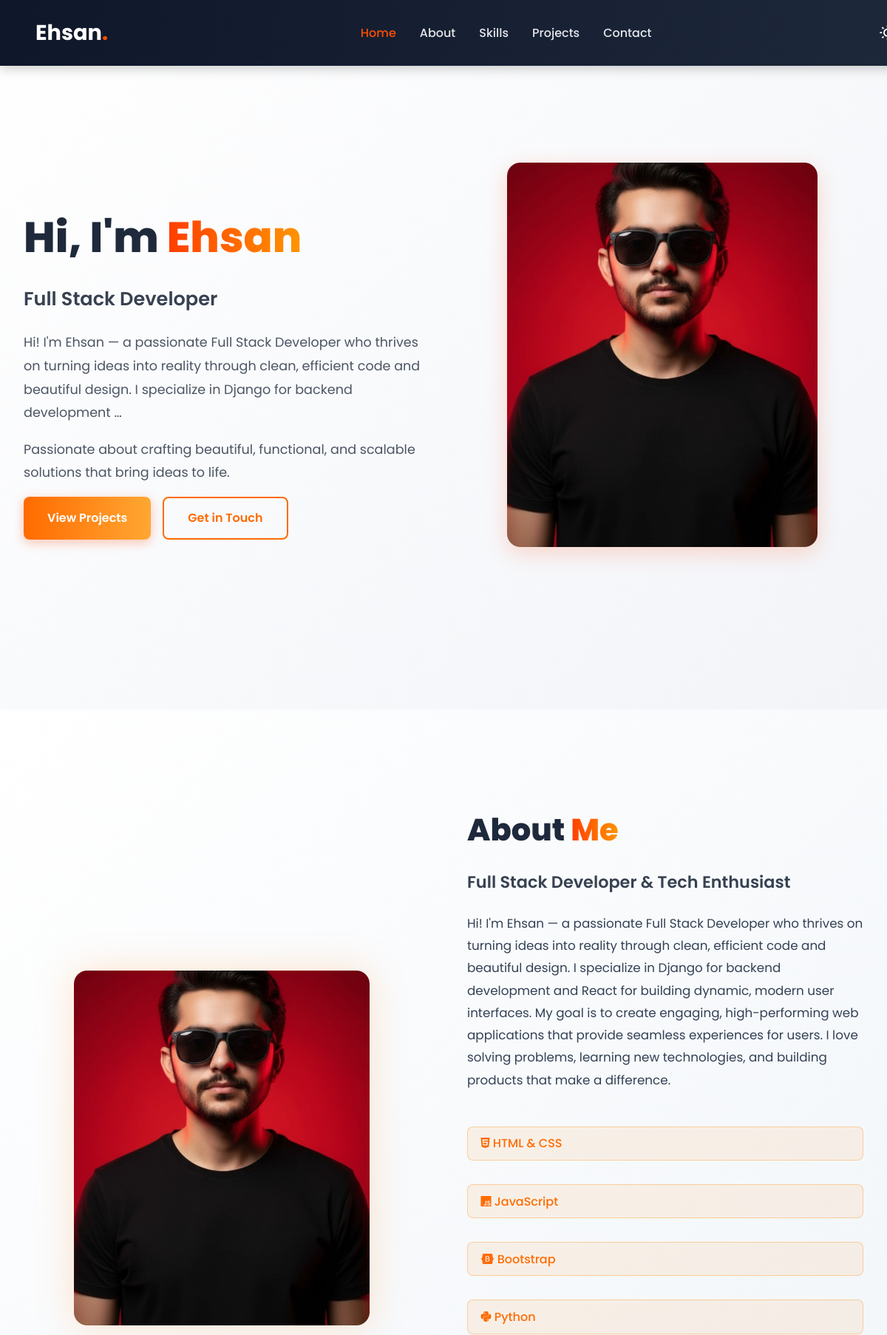
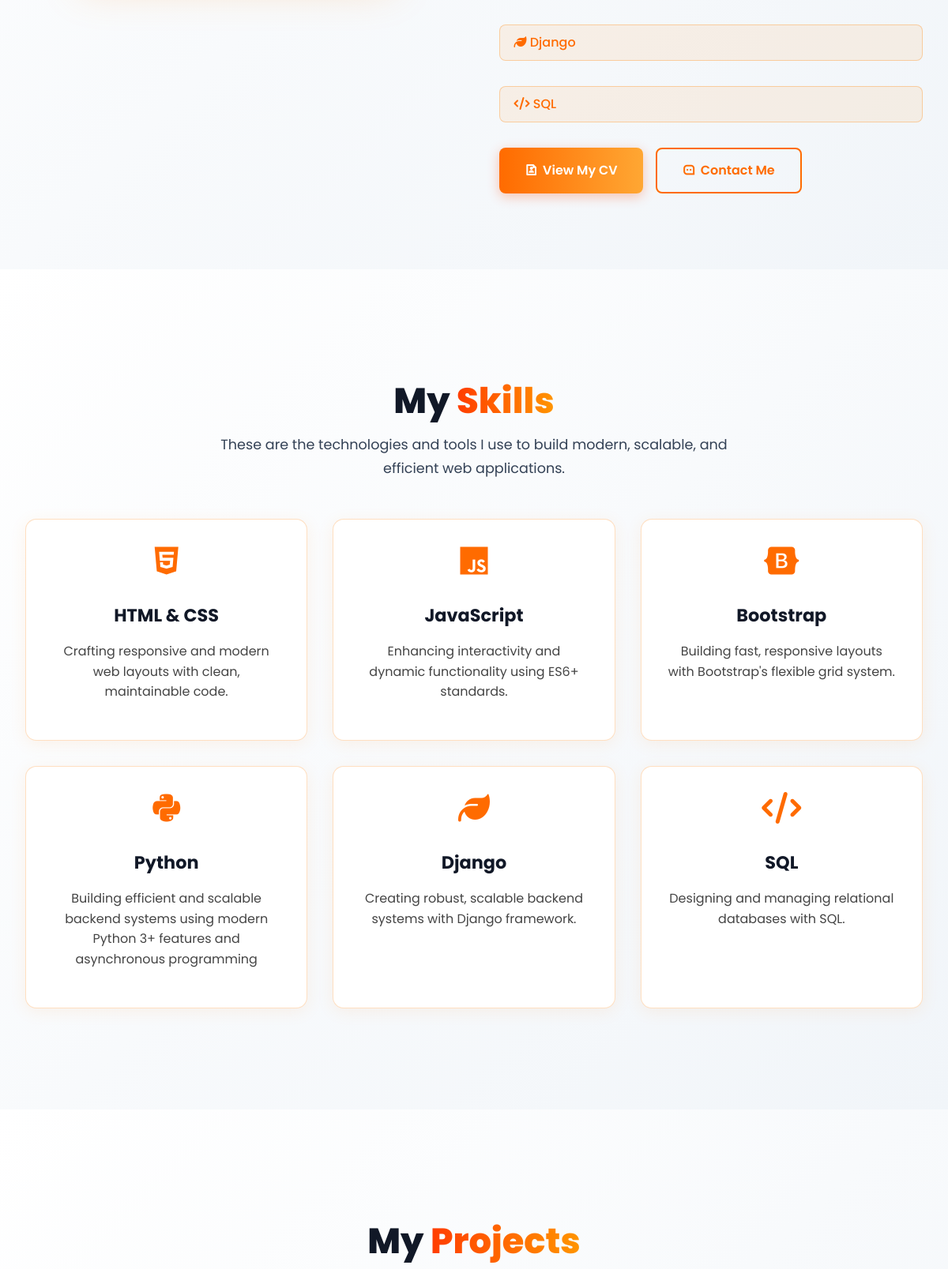
The page / (upper part) on the database its author committed (2 pictures, top to bottom).
### newapp13/models.py (models this page shows, shortened)
class HomeSection(models.Model):
    greeting = models.CharField(max_length=120, default="Hi, I'm")
    name = models.CharField(max_length=120, default="Ehsan")
    subtitle = models.CharField(max_length=200, blank=True, null=True)  # e.g. Full Stack Developer
    short_desc = models.TextField(blank=True, null=True)
    extra_desc = models.TextField(blank=True, null=True)
    image = models.ImageField(upload_to='home/', blank=True, null=True)

class AboutSection(models.Model):
    title = models.CharField(max_length=120, default="About Me")
    subtitle = models.CharField(max_length=200, blank=True, null=True)
    description = models.TextField(blank=True, null=True)
    image = models.ImageField(upload_to='about/', blank=True, null=True)

class Skill(models.Model):
    name = models.CharField(max_length=80)
    icon_class = models.CharField(
        max_length=120,
        blank=True,
        null=True,
        help_text='Example: fa-brands fa-html5 or fa-brands fa-js'
    )
    description = models.CharField(max_length=200, blank=True, null=True)
    order = models.PositiveIntegerField(default=0)
    class Meta:
        ordering = ['order']

### newapp13/views.py (the view, shortened to what this page needs)
# urls.py: path('', views.index, name='index'),
def index(request):
    context = {
        'home': HomeSection.objects.first(),
        'about': AboutSection.objects.first(),
        'skills': Skill.objects.all(),
        'projects': Project.objects.all()[:3],  # ✅ Only show 3 projects on homepage
        'contact': ContactInfo.objects.first(),
        'cv': CV.objects.filter(published=True).first(),
    }
    return render(request, 'index.html', context)

### templates/index.html (shortened to what this page needs)
{% extends "base.html" %}
{% load static %}
{% block content %}
  {% include "home.html" %}
  {% include "about.html" %}
  {% include "skills.html" %}
  {% include "projects.html" %}
{% endblock %}

### templates/base.html (shortened to what this page needs)
{% load static %}
<!DOCTYPE html>
<html lang="en">
<head>
  <link
    href="https://cdn.jsdelivr.net/npm/remixicon@4.2.0/fonts/remixicon.css"
    rel="stylesheet"
  />
<link rel="stylesheet" href="https://cdnjs.cloudflare.com/ajax/libs/font-awesome/6.5.0/css/all.min.css">
  <link rel="stylesheet" href="{% static 'style1.css' %}" />
</head>
<body>
  <nav class="navbar">
    <div class="nav-container">
      <div class="nav-logo">
        <a href="#home">Ehsan<span>.</span></a>
      </div>
      <ul id="nav-links" class="nav-links">
        <li><a href="#home" class="active">Home</a></li>
        <li><a href="#about">About</a></li>
        <li><a href="#skills">Skills</a></li>
        <li><a href="#projects">Projects</a></li>
        <li><a href="#contact">Contact</a></li>
      </ul>
      <button id="theme-toggle" class="theme-toggle">
        <i id="sun-icon" class="ri-sun-line hidden"></i>
      </button>
    </div>
  </nav>
  <main id="content">
    {% block content %}
    {% endblock %}
  </main>
</body>
</html>

### templates/home.html
{% load static %}
<section id="home" class="hero-section">
  <div class="hero-container">
    <div class="hero-left">
      <h1 class="hero-title">
        {{ home.greeting }} <span class="highlight">{{ home.name }}</span>
      </h1>
      {% if home.subtitle %}
        <h2 class="hero-subtitle">{{ home.subtitle }}</h2>
      {% endif %}
      {% if home.short_desc %}
        <p class="hero-description">{{ home.short_desc }}</p>
      {% endif %}
      {% if home.extra_desc %}
        <p class="hero-description">{{ home.extra_desc }}</p>
      {% endif %}
      <div class="hero-buttons">
        <a href="#projects" class="btn-primary">View Projects</a>
        <a href="#contact" class="btn-secondary">Get in Touch</a>
      </div>
    </div>
    <div class="hero-right">
      <div class="image-frame">
        {% if home.image %}
          <img src="{{ home.image.url }}" alt="{{ home.name }}" class="hero-image">
        {% else %}
          <img src="{% static 'images/default-hero.jpg' %}" alt="Default" class="hero-image">
        {% endif %}
      </div>
    </div>
  </div>
</section>

### templates/about.html
{% load static %}
<section id="about" class="about-section">
  <div class="about-container">
    <div class="about-left">
      <div class="about-image-frame">
        {% if about.image %}
          <img src="{{ about.image.url }}" alt="About image" class="about-image">
        {% else %}
          <img src="{% static 'images/default-about.jpg' %}" alt="About" class="about-image">
        {% endif %}
      </div>
    </div>
    <div class="about-right">
      <h2 class="about-title">{{ about.title }} <span class="highlight">Me</span></h2>
      {% if about.subtitle %}<h3 class="about-subtitle">{{ about.subtitle }}</h3>{% endif %}
      <p class="about-text">{{ about.description }}</p>
      <div class="skills-grid">
        {% for skill in skills %}
          <span class="skill">
            {% if skill.icon_class %}
              <i class="{{ skill.icon_class|safe }}"></i>
            {% endif %}
            {{ skill.name }}
          </span>
        {% endfor %}
      </div>
      <div class="about-buttons">
        <a href="{% url 'cv' %}" class="btn-primary" target="_blank">
          <i class="ri-file-user-line"></i> View My CV
        </a>
        <a href="#contact" class="btn-secondary">
          <i class="ri-message-3-line"></i> Contact Me
        </a>
      </div>
    </div>
  </div>
</section>

### templates/skills.html
{% load static %}
<section id="skills" class="skills-section">
  <div class="skills-container">
    <div class="skills-header">
      <h2 class="skills-title">My <span class="highlight">Skills</span></h2>
      <p class="skills-description">
        These are the technologies and tools I use to build modern, scalable, and efficient web applications.
      </p>
    </div>
    <div class="skills-grid">
      {% for skill in skills %}
        <div class="skill-card">
          {% if skill.icon_class %}
            <i class="{{ skill.icon_class|safe }}" style="font-size:40px;color:#ff6b00;margin-bottom:10px;"></i>
          {% else %}
            <i class="fa-solid fa-gear" style="font-size:40px;color:#888;margin-bottom:10px;"></i>
          {% endif %}
          <h3>{{ skill.name }}</h3>
          {% if skill.description %}
            <p>{{ skill.description }}</p>
          {% endif %}
        </div>
      {% endfor %}
    </div>
  </div>
</section>

### templates/projects.html (shortened to what this page needs)
{% load static %}
<section id="projects" class="projects-section">
  <div class="projects-container">
    <div class="projects-header">
      <h2 class="projects-title">My <span class="highlight">Projects</span></h2>
    </div>
  </div>
</section>

### templates/contact.html (shortened to what this page needs)
{% load static %}

### rows shown on the page
HomeSection: greeting "Hi, I'm", name "Ehsan", subtitle "Full Stack Developer", short_desc "Hi! I'm Ehsan — a passionate Full Stack Developer who thrives on turning ideas into reality through clean, efficient code and beautiful design. I specialize in Django for backend development …", extra_desc "Passionate about crafting beautiful, functional, and scalable solutions that bring ideas to life.", image (picture)
AboutSection: image (picture), title "About", subtitle "Full Stack Developer & Tech Enthusiast", description "Hi! I'm Ehsan — a passionate Full Stack Developer who thrives on turning ideas into reality through clean, efficient code and beautiful design. I specialize in Django for backend development and React for building dynamic, modern user interfaces. My goal is to create engaging, high-performing web applications that provide seamless experiences for users. I love solving problems, learning new technologies, and building products that make a difference."
Skill: name "HTML & CSS", description "Crafting responsive and modern web layouts with clean, maintainable code."
Skill: name "JavaScript", description "Enhancing interactivity and dynamic functionality using ES6+ standards."
Skill: name "Bootstrap", description "Building fast, responsive layouts with Bootstrap's flexible grid system."
Skill: name "Python", description "Building efficient and scalable backend systems using modern Python 3+ features and asynchronous programming"
Skill: name "Django", description "Creating robust, scalable backend systems with Django framework."
Skill: name "SQL", description "Designing and managing relational databases with SQL."
